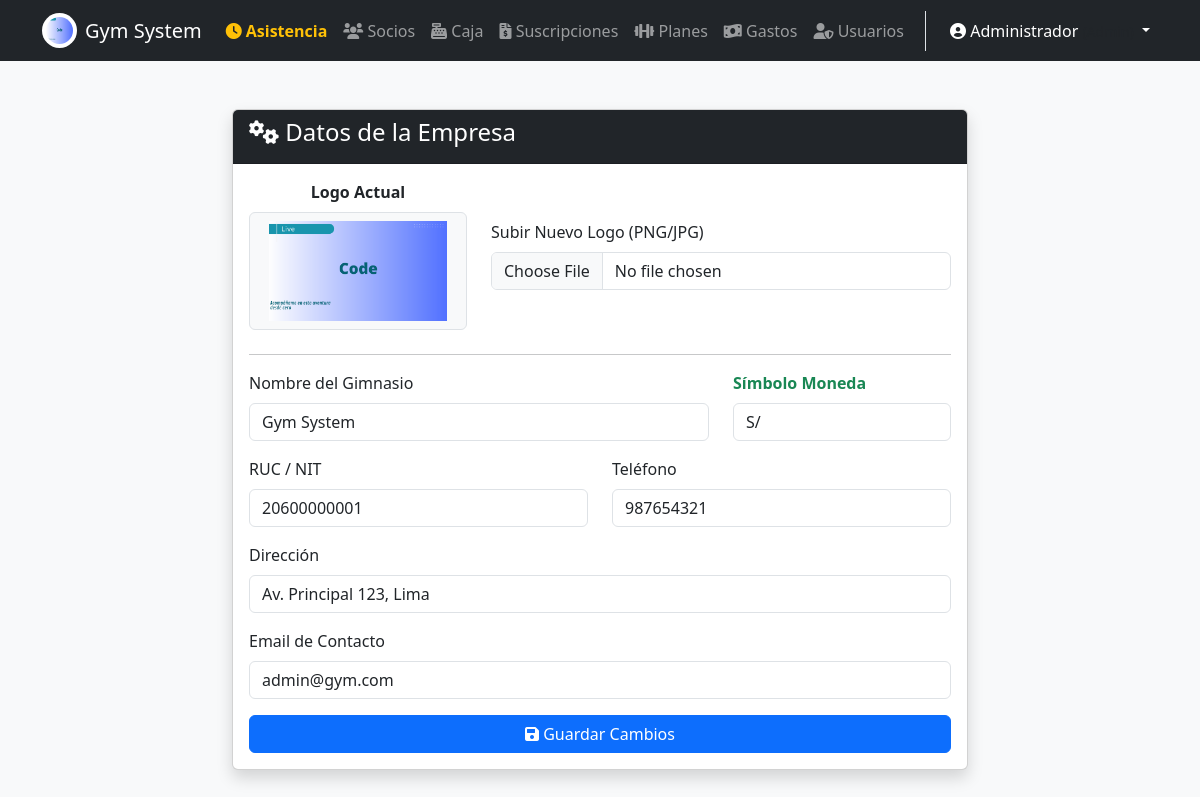
/configuracion/index (signed in), run on the app's committed database.
### tables this page shows
CREATE TABLE IF NOT EXISTS `configuracion` (
  `id` int NOT NULL,
  `nombre_sistema` varchar(100) DEFAULT NULL,
  `ruc` varchar(20) DEFAULT NULL,
  `direccion` varchar(255) DEFAULT NULL,
  `telefono` varchar(20) DEFAULT NULL,
  `email` varchar(100) DEFAULT NULL,
  `logo` varchar(255) DEFAULT NULL,
  `moneda` varchar(10) DEFAULT '$',
  PRIMARY KEY (`id`)
);

### app/controllers/ConfiguracionController.php (called while the page is built, shortened)
<?php
require_once '../app/models/Configuracion.php';
class ConfiguracionController {
    public function index() {
        $configModel = new Configuracion();
        $datos = $configModel->obtenerDatos();
        require_once '../app/views/configuracion/index.php';
    }
}

### app/models/Configuracion.php (called while the page is built, shortened)
<?php
class Configuracion {
    private $conn;
    private $table_name = "configuracion";
    public function __construct() {
        $database = new Database();
        $this->conn = $database->getConnection();
    }
    public function obtenerDatos() {
        $query = "SELECT * FROM " . $this->table_name . " WHERE id = 1 LIMIT 1";
        $stmt = $this->conn->prepare($query);
        $stmt->execute();
        return $stmt->fetch(PDO::FETCH_ASSOC);
    }
    public static function getInfo() {
        $database = new Database();
        $conn = $database->getConnection();
        $query = "SELECT * FROM configuracion WHERE id = 1 LIMIT 1";
        $stmt = $conn->prepare($query);
        $stmt->execute();
        return $stmt->fetch(PDO::FETCH_ASSOC);
    }
}

### app/config/Database.php (called while the page is built, shortened)
<?php
class Database {
    private $host = 'localhost';
    private $db_name = 'gym_system';
    private $username = 'root';
    private $password = '';
    public function getConnection() {
        $this->conn = null;
        try {
            $this->conn = new PDO("mysql:host=" . $this->host . ";dbname=" . $this->db_name, $this->username, $this->password);
            $this->conn->exec("set names utf8");
            $this->conn->setAttribute(PDO::ATTR_ERRMODE, PDO::ERRMODE_EXCEPTION);
        } catch(PDOException $exception) {
            echo "Error de conexión: " . $exception->getMessage();
        }
        return $this->conn;
    }
}

### app/views/configuracion/index.php (the view, shortened to what this page needs)
<!DOCTYPE html>
<html lang="es">
<head>
    <link href="https://cdn.jsdelivr.net/npm/bootstrap@5.3.0/dist/css/bootstrap.min.css" rel="stylesheet">
    <link rel="stylesheet" href="https://cdnjs.cloudflare.com/ajax/libs/font-awesome/6.0.0/css/all.min.css">
</head>
<body class="bg-light">
    <?php require_once '../app/views/inc/navbar.php'; ?>
    <div class="container mt-5">
        <div class="row justify-content-center">
            <div class="col-md-8">
                <div class="card shadow">
                    <div class="card-header bg-dark text-white">
                        <h4><i class="fas fa-cogs"></i> Datos de la Empresa</h4>
                    </div>
                    <div class="card-body">
                        <form action="/configuracion/actualizar" method="POST" enctype="multipart/form-data">
                            <div class="row mb-4 align-items-center">
                                <div class="col-md-4 text-center">
                                    <label class="fw-bold mb-2">Logo Actual</label>
                                    <div class="border p-2 bg-light rounded">
                                        <?php if(!empty($datos['logo'])): ?>
                                            <img src="/img/<?= $datos['logo'] ?>?v=<?= time() ?>" class="img-fluid" style="max-height: 100px;">
                                        <?php else: ?>
                                            <p class="text-muted small py-3">Sin Logo</p>
                                        <?php endif; ?>
                                    </div>
                                </div>
                                <div class="col-md-8">
                                    <label class="form-label">Subir Nuevo Logo (PNG/JPG)</label>
                                    <input type="file" class="form-control" name="logo" accept="image/*">
                                </div>
                            </div>
                            <hr>
                            <div class="row">
                                <div class="col-md-8 mb-3">
                                    <label class="form-label">Nombre del Gimnasio</label>
                                    <input type="text" class="form-control" name="nombre" value="<?= $datos['nombre_sistema'] ?>" required>
                                </div>
                                <div class="col-md-4 mb-3">
                                    <label class="form-label fw-bold text-success">Símbolo Moneda</label>
                                    <input type="text" class="form-control" name="moneda" value="<?= $datos['moneda'] ?>" placeholder="Ej: $, S/, €" required>
                                </div>
                            </div>
                            <div class="row">
                                <div class="col-md-6 mb-3">
                                    <label class="form-label">RUC / NIT</label>
                                    <input type="text" class="form-control" name="ruc" value="<?= $datos['ruc'] ?>" required>
                                </div>
                                <div class="col-md-6 mb-3">
                                    <label class="form-label">Teléfono</label>
                                    <input type="text" class="form-control" name="telefono" value="<?= $datos['telefono'] ?>">
                                </div>
                            </div>
                            <div class="mb-3">
                                <label class="form-label">Dirección</label>
                                <input type="text" class="form-control" name="direccion" value="<?= $datos['direccion'] ?>">
                            </div>
                            <div class="mb-3">
                                <label class="form-label">Email de Contacto</label>
                                <input type="text" class="form-control" name="email" value="<?= $datos['email'] ?>">
                            </div>
                            <div class="d-grid">
                                <button type="submit" class="btn btn-primary"><i class="fas fa-save"></i> Guardar Cambios</button>
                            </div>
                        </form>
                    </div>
                </div>
            </div>
        </div>
    </div>
    <?php require_once '../app/views/inc/footer.php'; ?>
</body>
</html>

### app/views/inc/navbar.php (shortened to what this page needs)
<?php
require_once __DIR__ . '/../../models/Configuracion.php';
$config = Configuracion::getInfo();
?>
<nav class="navbar navbar-expand-lg navbar-dark bg-dark mb-4">
    <div class="container">
        <a class="navbar-brand d-flex align-items-center" href="/home/index">
            <?php if(!empty($config['logo'])): ?>
                <img src="/img/<?= $config['logo'] ?>?v=<?= time() ?>"
                     alt="Logo" width="35" height="35"
                     class="d-inline-block align-text-top rounded-circle me-2 bg-white p-1">
            <?php endif; ?>
            <?= $config['nombre_sistema'] ?>
        </a>
        <div class="collapse navbar-collapse" id="navbarNav">
            <ul class="navbar-nav me-auto">
                <li class="nav-item">
                    <a class="nav-link text-warning fw-bold" href="/asistencia/index"><i class="fas fa-clock"></i> Asistencia</a>
                </li>
                <li class="nav-item">
                    <a class="nav-link" href="/socios/index"><i class="fas fa-users"></i> Socios</a>
                </li>
                <?php if(isset($_SESSION['user_rol']) && $_SESSION['user_rol'] != 'entrenador'): ?>
                    <li class="nav-item">
                        <a class="nav-link" href="/caja/index"><i class="fas fa-cash-register"></i> Caja</a>
                    </li>
                    <li class="nav-item">
                        <a class="nav-link" href="/suscripciones/index"><i class="fas fa-file-invoice-dollar"></i> Suscripciones</a>
                    </li>
                <?php endif; ?>
                <?php if(isset($_SESSION['user_rol']) && $_SESSION['user_rol'] == 'admin'): ?>
                    <li class="nav-item">
                        <a class="nav-link" href="/planes/index"><i class="fas fa-dumbbell"></i> Planes</a>
                    </li>
                    <li class="nav-item">
                        <a class="nav-link" href="/gastos/index"><i class="fas fa-money-bill-wave"></i> Gastos</a>
                    </li>
                    <li class="nav-item">
                        <a class="nav-link" href="/usuarios/index"><i class="fas fa-user-shield"></i> Usuarios</a>
                    </li>
                <?php endif; ?>
            </ul>
            <ul class="navbar-nav ms-auto border-start ps-3">
                <li class="nav-item dropdown">
                    <a class="nav-link dropdown-toggle active" href="#" role="button" data-bs-toggle="dropdown">
                        <i class="fas fa-user-circle"></i> <?= $_SESSION['user_name'] ?? 'Usuario' ?>
                        <small class="text-muted">(<?= ucfirst($_SESSION['user_rol'] ?? '') ?>)</small>
                    </a>
                </li>
            </ul>
        </div>
    </div>
</nav>

### data on the page
configuracion: logo (picture), nombre_sistema "Gym System", nombre "Gym System", moneda "S/", ruc "20600000001", telefono "987654321", direccion "Av. Principal 123, Lima", email "admin@gym.com"

### other printed values
$_SESSION['user_name'] "Administrador"
